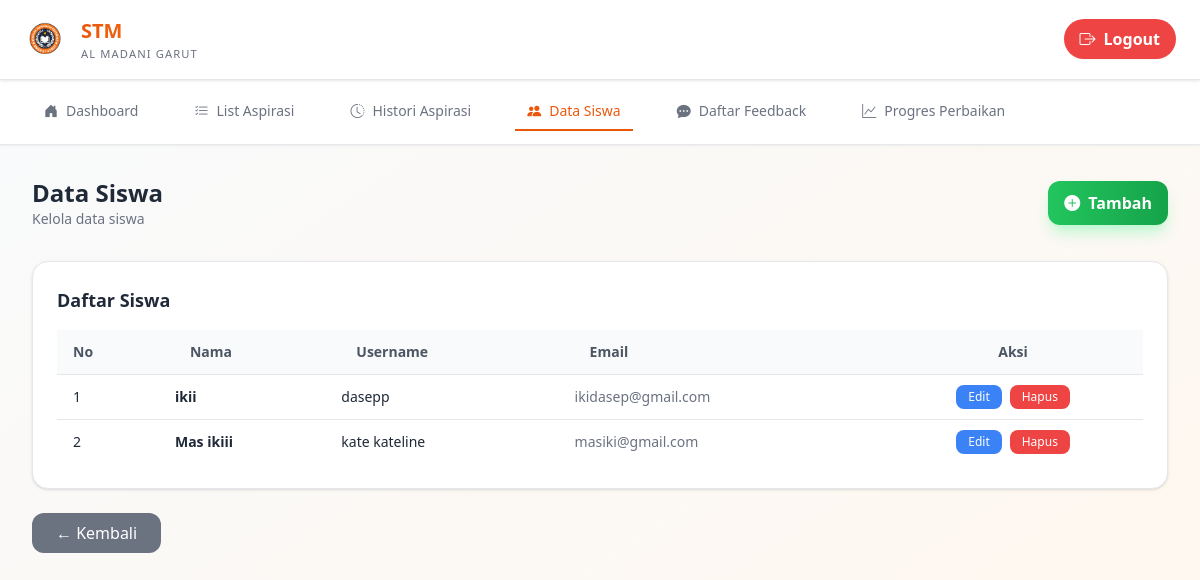
The page /siswa/datasiswa.php (signed in) on the database its author committed.
### tables this page shows
CREATE TABLE `users` (
  `id_user` int(255) NOT NULL,
  `email` text NOT NULL,
  `nama` varchar(255) NOT NULL,
  `username` varchar(255) NOT NULL,
  `password` int(255) NOT NULL,
  `role` varchar(255) NOT NULL
);

### siswa/datasiswa.php (the view, shortened to what this page needs)
<?php
include "../config/config.php";
$query = mysqli_query($koneksi, "SELECT * FROM users WHERE role = 'siswa' ORDER BY nama ASC");
?>
<!DOCTYPE html>
<html lang="id">
<head>
<script src="https://cdn.tailwindcss.com"></script>
<link rel="stylesheet" href="https://cdn.jsdelivr.net/npm/bootstrap-icons@1.11.0/font/bootstrap-icons.css">
</head>
<body class="bg-gradient-to-br from-slate-50 to-orange-50 text-gray-800 pb-24">
<div class="top-header">
    <div class="top-header-content">
        <div class="top-header-logo">
            <img src="../img/logostm.png">
            <div class="top-header-brand">
                <span>STM</span>
                <small>AL MADANI GARUT</small>
            </div>
        </div>
        <a href="../auth/logout.php" class="inline-flex items-center gap-2 bg-red-500 hover:bg-red-600 text-white px-4 py-2 rounded-full font-semibold shadow-sm transition duration-200">
            <i class="bi bi-box-arrow-right"></i> Logout
        </a>
    </div>
</div>
<div class="bg-white border-b border-gray-200 shadow-sm">
    <div class="max-w-7xl mx-auto px-4 sm:px-6 lg:px-8">
        <div class="flex justify-between items-center h-16">
            <nav class="hidden md:flex space-x-8">
                <a href="dashboard.php" class="nav-item flex items-center px-3 py-2 text-sm font-medium text-gray-500 hover:text-orange-600 hover:border-orange-600 border-b-2 border-transparent transition">
                    <i class="bi bi-house-door-fill mr-2"></i>
                    Dashboard
                </a>
                <a href="list_aspirasi.php" class="nav-item flex items-center px-3 py-2 text-sm font-medium text-gray-500 hover:text-orange-600 hover:border-orange-600 border-b-2 border-transparent transition">
                    <i class="bi bi-list-check mr-2"></i>
                    List Aspirasi
                </a>
                <a href="histori-aspirasi.php" class="nav-item flex items-center px-3 py-2 text-sm font-medium text-gray-500 hover:text-orange-600 hover:border-orange-600 border-b-2 border-transparent transition">
                    <i class="bi bi-clock-history mr-2"></i>
                    Histori Aspirasi
                </a>
                <a href="data-siswa.php" class="nav-item active flex items-center px-3 py-2 text-sm font-medium text-orange-600 border-b-2 border-orange-600">
                    <i class="bi bi-people-fill mr-2"></i>
                    Data Siswa
                </a>
                <a href="daftarfeedback.php" class="nav-item flex items-center px-3 py-2 text-sm font-medium text-gray-500 hover:text-orange-600 hover:border-orange-600 border-b-2 border-transparent transition">
                    <i class="bi bi-chat-dots-fill mr-2"></i>
                    Daftar Feedback
                </a>
                <a href="progresperbaikan.php" class="nav-item flex items-center px-3 py-2 text-sm font-medium text-gray-500 hover:text-orange-600 hover:border-orange-600 border-b-2 border-transparent transition">
                    <i class="bi bi-graph-up mr-2"></i>
                    Progres Perbaikan
                </a>
            </nav>
        </div>
    </div>
</div>
<div class="flex min-h-screen">
    <main class="flex-1 p-8">
        <div class="flex justify-between items-center mb-8">
            <div class="flex items-center gap-4">
                <div>
                    <h1 class="text-2xl font-bold">Data Siswa</h1>
                    <p class="text-sm text-gray-500">Kelola data siswa</p>
                </div>
            </div>
            <a href="tambah-siswa.php" class="md:hidden lg:flex items-center gap-2 bg-gradient-to-r from-green-500 to-green-600 hover:from-green-600 hover:to-green-700 text-white px-4 py-2.5 rounded-xl font-semibold shadow-lg shadow-green-200 hover:shadow-xl hover:shadow-green-300 transform hover:-translate-y-0.5 transition-all duration-200">
                <i class="bi bi-plus-circle-fill"></i>
                <span class="hidden md:inline">Tambah</span>
            </a>
        </div>
        <div class="bg-white rounded-2xl shadow p-6 border">
            <h2 class="text-lg font-semibold mb-4">Daftar Siswa</h2>
            <div class="overflow-x-auto">
                <table class="w-full text-sm">
                    <thead class="bg-gray-50 text-gray-600">
                        <tr>
                            <th class="px-4 py-3 text-left">No</th>
                            <th class="px-4 py-3 text-left">Nama</th>
                            <th class="px-4 py-3 text-left">Username</th>
                            <th class="px-4 py-3 text-left">Email</th>
                            <th class="px-4 py-3 text-center">Aksi</th>
                        </tr>
                    </thead>
                    <tbody>
                    <?php if (mysqli_num_rows($query) > 0): ?>
                        <?php $no = 1; while ($row = mysqli_fetch_assoc($query)): ?>
                        <tr class="border-t hover:bg-orange-50 transition">
                            <td class="px-4 py-3"><?= $no++ ?></td>
                            <td class="font-semibold"><?= htmlspecialchars($row['nama']) ?></td>
                            <td><?= htmlspecialchars($row['username']) ?></td>
                            <td class="text-gray-500"><?= htmlspecialchars($row['email']) ?></td>
                            <td class="text-center">
                                <div class="flex justify-center gap-2">
                                    <a href="edit-siswa.php?id=<?= $row['id_user'] ?>"
                                    class="px-3 py-1 text-xs bg-blue-500 text-white rounded-lg hover:bg-blue-600 transition">
                                        Edit
                                    </a>
                                    <a href="hapus-siswa.php?id=<?= $row['id_user'] ?>"
                                    onclick="return confirm('Yakin ingin menghapus data ini?')"
                                    class="px-3 py-1 text-xs bg-red-500 text-white rounded-lg hover:bg-red-600 transition">
                                        Hapus
                                    </a>
                                </div>
                            </td>
                        </tr>
                        <?php endwhile; ?>
                    <?php endif; ?>
                    </tbody>
                </table>
            </div>
        </div>
        <div class="mt-6">
            <a href="dashboard.php"
            class="inline-flex items-center bg-gray-500 hover:bg-gray-600 text-white px-6 py-2 rounded-xl transition">
                ← Kembali
            </a>
        </div>
    </main>
</div>
</body>
</html>

### siswa/datasiswa.php (style rules this page uses)
body { background: linear-gradient(135deg, #f8fafc, #fff7ed); }
.top-header { background: white; border-bottom: 1px solid #e5e7eb; padding: 1rem 0; box-shadow: 0 1px 3px rgba(0,0,0,0.1); position: sticky; top: 0; z-index: 40; }
.top-header-content { display: flex; justify-content: space-between; align-items: center; padding: 0 1.5rem; }
.top-header-logo { display: flex; align-items: center; gap: 0.75rem; }
.top-header-logo img { height: 45px; }
.top-header-brand { display: flex; flex-direction: column; }
.top-header-brand span { font-weight: 700; background: linear-gradient(to right, #ea580c, #f97316); -webkit-background-clip: text; -webkit-text-fill-color: transparent; background-clip: text; font-size: 1.25rem; }
.top-header-brand small { color: #6b7280; font-size: 0.7rem; font-weight: 500; letter-spacing: 0.1em; text-transform: uppercase; }

### rows shown on the page
users: nama "ikii", username "dasepp", email "ikidasep@gmail.com"
users: nama "Mas ikiii", username "kate kateline", email "masiki@gmail.com"
